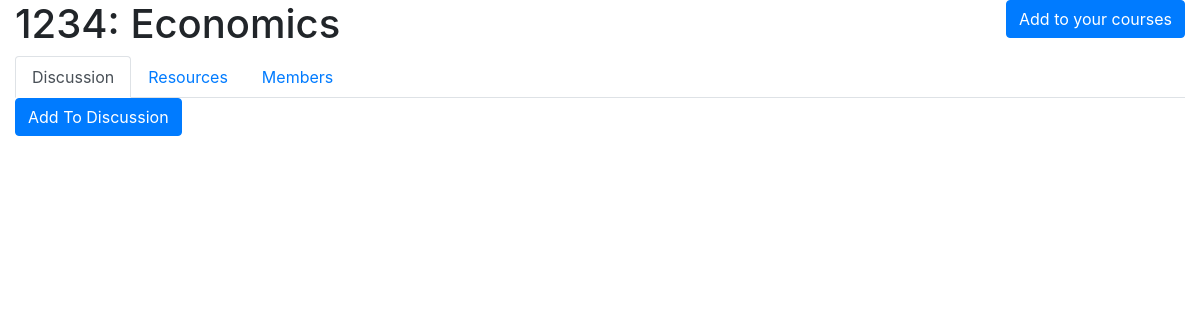
The app's page /ed/courses/1234, older data.
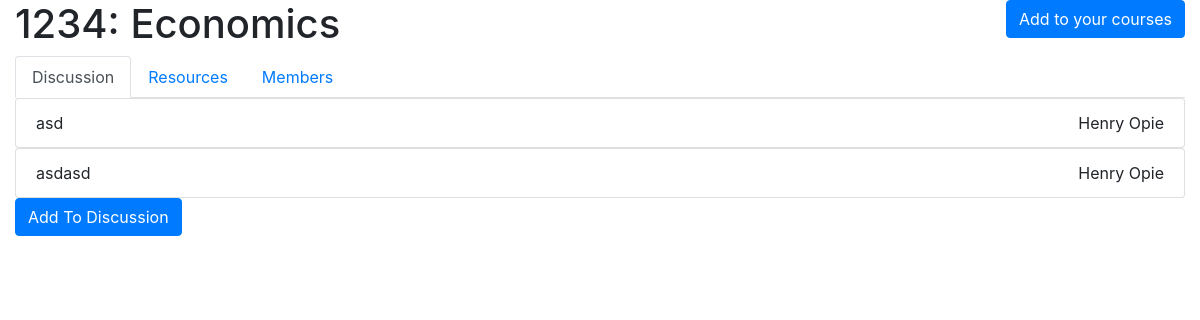
The same page, newer data.
### ed/models.py (models this page shows)
class Discussion(models.Model):
    course = models.ForeignKey(Course, on_delete=models.CASCADE, null=True)
    sender = models.ForeignKey(Profile,on_delete=models.CASCADE,null=True)
    body = models.TextField()

class Profile(models.Model):
    user = models.OneToOneField(User, on_delete=models.CASCADE, related_name='+', default=1)
    FirstName = models.CharField(max_length=50,default='firstname')
    LastName = models.CharField(max_length=50,default='lastname')

### ed/views.py (the view, shortened to what this page needs)
# urls.py: path('courses/<slug:code>', views.singleCourse, name="Course"),
def singleCourse(request, code):
    if not request.POST:
        try:
            course = Course.objects.get(courseCode=code)
        except:
            course = None
        try:
            resources = Resource.objects.filter(course=course)
            resources = resources.all()
        except:
            resources = None
        try:
            userProfile = Profile.objects.get(user=request.user)
            exist = MemberShip.objects.filter(person=userProfile, course=course)
            if exist:
                subscribed = True
            else:
                subscribed = False
        except:
            subscribed = False
        members = MemberShip.objects.filter(course=course)
        profileIds = members.values_list('person', flat=True)
        profiles = Profile.objects.filter(id__in=profileIds)
        discussions = Discussion.objects.filter(course=course)
        context = {
            'course': course,
            'active': 'courses',
            'resources': resources,
            'subscribed': subscribed,
            'profiles': profiles,
            'discussions': discussions.all()
        }
        return render(request, 'course.html', context=context)

### templates/course.html (shortened to what this page needs)
{% extends "core.html" %}
{% block content %}
    {% if course %}
    <div class="row">
        <div class="col-6">
            <div class="title" style="display: flex;">
                <h1>{{course.courseCode}}:
                {{course.courseName}}</h1>
            </div>
        </div>
        <div class="col-6" style="display: flex;">
            <form action="/ed/courses/{{course.courseCode}}" method="post" style="margin-left: auto">
                    {% if subscribed %}
                        <button type="submit" name="code" value="{{course.courseCode}}" class="btn btn-danger">
                        Remove from your courses
                    {% else %}
                        <button type="submit" name="code" value="{{course.courseCode}}" class="btn btn-primary">
                        Add to your courses
                    {% endif %}
                </button>
            </form>
        </div>
    </div>
    {% else %}
        <h1>Course Not Found</h1>
    {% endif %}
    <ul class="nav nav-tabs" id="myTab" role="tablist">
        <li class="nav-item">
            <a class="nav-link active" id="discussion-tab" data-toggle="tab" href="#discussion" role="tab" aria-controls="discussion" aria-selected="true">Discussion</a>
        </li>
         <li class="nav-item">
            <a class="nav-link" id="resources-tab" data-toggle="tab" href="#resources" role="tab" aria-controls="resources" aria-selected="false">Resources</a>
        </li>
         <li class="nav-item">
            <a class="nav-link" id="members-tab" data-toggle="tab" href="#members" role="tab" aria-controls="members" aria-selected="false">Members</a>
        </li>
    </ul>
    <div class="tab-content" id="myTabContent">
        <div class="tab-pane show active" id="discussion" role="tabpanel" aria-labelledby="discussion-tab">
            {% if discussions %}
                {% for discussion in discussions %}
                    <ul class="list-group">
                        <li class="list-group-item message">
                            <div class="message-body">
                                {{discussion.body}}
                            </div>
                            <div class="message-sender">
                                {{discussion.sender.FirstName}} {{discussion.sender.LastName}}
                            </div>
                        </li>
                    </ul>
                {% endfor %}
            {% endif %}
        <button type="button" class="btn btn-primary" data-toggle="modal" data-target="#discussionModal">
            Add To Discussion
        </button>
        </div>
    </div>
</body>
{% endblock %}

Row changes from the older to the newer data that the page shows:
added Discussion: body "asd", sender.FirstName "Henry", sender.LastName "Opie"
added Discussion: body "asdasd", sender.FirstName "Henry", sender.LastName "Opie"
